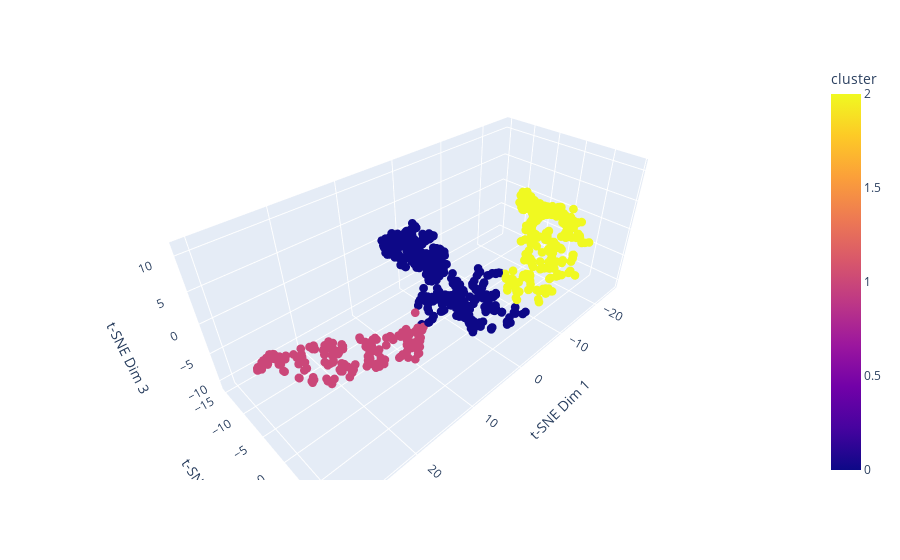

Notebook source saved alongside this figure:
### Code cell
import plotly.express as px

fig = px.scatter_3d(phase_traj_w_cl, x='tsne dim 1', y='tsne dim 2', z='tsne dim 3', color='cluster')

fig.update_layout(
    scene=dict(
        xaxis_title='t-SNE Dim 1',
        yaxis_title='t-SNE Dim 2',
        zaxis_title='t-SNE Dim 3'
    )
)
fig.update_traces(marker=dict(size=3))
fig.show()

### Figure 1 — Plotly figure (JSON) as saved in the notebook; plotly's stock layout.template omitted (floating-point values rounded to 4 significant figures; data arrays with more than 128 entries replaced by an {"elided": "..."} marker saying what was removed)
{"data": [{"hovertemplate": "tsne dim 1=%{x}<br>tsne dim 2=%{y}<br>tsne dim 3=%{z}<br>cluster=%{marker.color}<extra></extra>", "legendgroup": "", "marker": {"color": {"elided": "837 int values"}, "coloraxis": "coloraxis", "size": 3, "symbol": "circle"}, "mode": "markers", "name": "", "scene": "scene", "showlegend": false, "type": "scatter3d", "x": {"elided": "837 float values"}, "y": {"elided": "837 float values"}, "z": {"elided": "837 float values"}}], "layout": {"coloraxis": {"colorbar": {"title": {"text": "cluster"}}, "colorscale": [[0, "#0d0887"], [0.1111, "#46039f"], [0.2222, "#7201a8"], [0.3333, "#9c179e"], [0.4444, "#bd3786"], [0.5556, "#d8576b"], [0.6667, "#ed7953"], [0.7778, "#fb9f3a"], [0.8889, "#fdca26"], [1, "#f0f921"]]}, "legend": {"tracegroupgap": 0}, "margin": {"t": 60}, "scene": {"domain": {"x": [0, 1], "y": [0, 1]}, "xaxis": {"title": {"text": "t-SNE Dim 1"}}, "yaxis": {"title": {"text": "t-SNE Dim 2"}}, "zaxis": {"title": {"text": "t-SNE Dim 3"}}}}}
